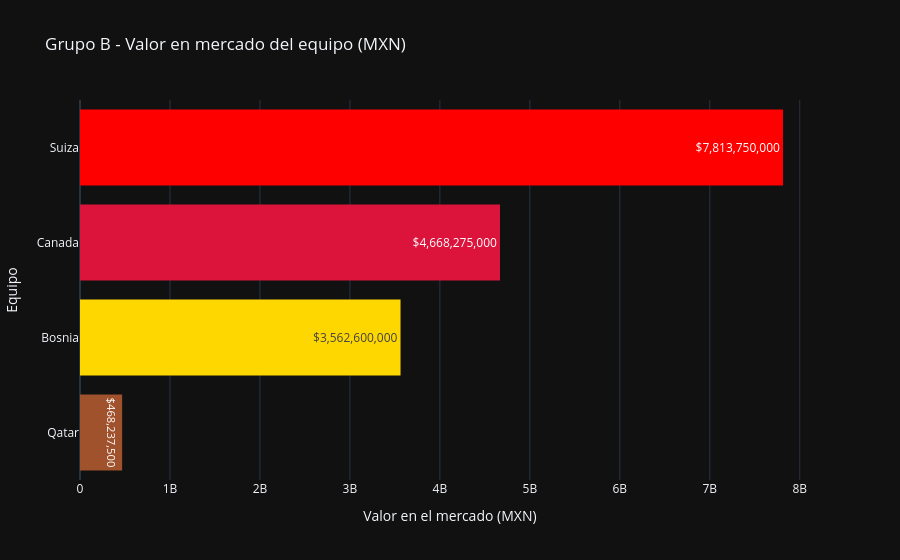

Notebook code cell kept with this figure:
### Code cell
plot_squad_values(df_group_b, title="Grupo B - Valor en mercado del equipo (MXN)", colors=["sienna", "gold", "crimson","red"])

### Figure 1 — Plotly figure (JSON) as saved in the notebook; plotly's stock layout.template omitted (floating-point values rounded to 4 significant figures)
{"data": [{"marker": {"color": ["sienna", "gold", "crimson", "red"], "line": {"width": 0}}, "orientation": "h", "text": ["$468,237,500", "$3,562,600,000", "$4,668,275,000", "$7,813,750,000"], "textposition": "inside", "type": "bar", "x": [468200000.0, 3563000000.0, 4668000000.0, 7814000000.0], "y": ["Qatar", "Bosnia", "Canada", "Suiza"]}], "layout": {"showlegend": false, "title": {"text": "Grupo B - Valor en mercado del equipo (MXN)"}, "xaxis": {"title": {"text": "Valor en el mercado (MXN)"}}, "yaxis": {"title": {"text": "Equipo"}}}}
